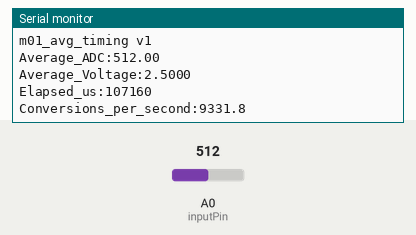
Recording of a sketch running on a simulated Arduino Uno, built with avr-gcc and run on an emulated ATmega328P. Shown: the last lines printed to the serial monitor. The inputs (shaded band) are chosen by the test bench; at power-on: A0 (inputPin) = 512.

Above: at 1.2 s.
1.3 s: A0 (inputPin) set to 716
At 2.2 s:
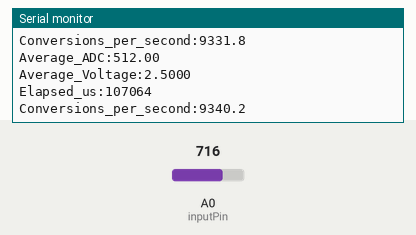
2.8 s: A0 (inputPin) set to 900
At 4.3 s:
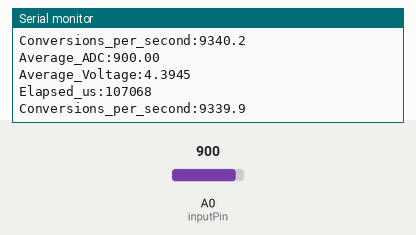
Timing chart, 0 to 5.8 s (numbered marks = the images above; inputs shaded):
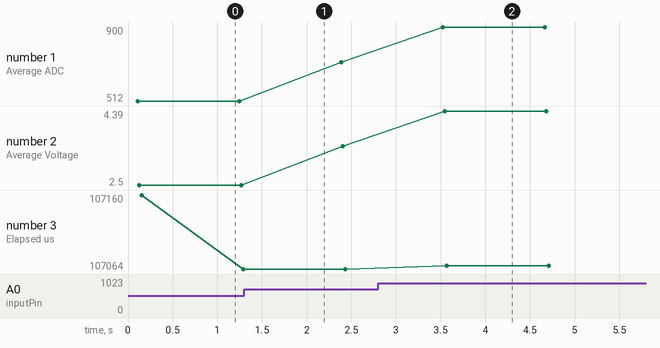

The sketch:

m01_avg_timing.ino
```cpp
/*
  m01_avg_timing.ino
  Module 1 -- Part 3D
  Time 1000 analogRead() conversions with micros() and report the conversion rate.

  Team:      TEC 8
  Board:     Arduino Uno, USB powered.  TEC POWER SUPPLY OFF for all of Module 1.
  Wiring:    100 kOhm pot: outer terminals to 5V and GND, wiper to A0.
  Baud:      9600
  Output:    Elapsed_us:<n> and Conversions_per_second:<n>, once per second.
  Produces:  data/module_01/m01_timing_YYYYMMDD.txt

  Was:       S2/tryagain3D.ino
  Version:   v1 (2026-09-09) -- restructured from the flat S2/ folder; logic unchanged
             except where marked "repo cleanup".
*/

const char* VERSION = "m01_avg_timing v1";

/*
  Part 3D: Measure the time cost of 1000 analogRead() conversions.
*/

const int inputPin = A0;
const int averageCount = 1000;
const float referenceVoltage = 5.00;

void setup() {
  Serial.begin(9600);
  Serial.println(VERSION);   // repo cleanup: proves which build is on the board
}

void loop() {
  long total = 0;

  // Start immediately before the acquisition loop and stop immediately after it.
  unsigned long startTime = micros();
  for (int reading = 0; reading < averageCount; reading++) {
    total += analogRead(inputPin);
  }
  unsigned long elapsedMicroseconds = micros() - startTime;

  float averageAdc = total / (float)averageCount;
  // repo cleanup: divisor was /1023.0; standardised on 1024 to match the other sketches
  float averageVoltage = referenceVoltage * averageAdc / 1024.0;
  float elapsedSeconds = elapsedMicroseconds / 1000000.0;
  float conversionsPerSecond = averageCount / elapsedSeconds;

  Serial.print("Average_ADC:");
  Serial.println(averageAdc, 2);
  Serial.print("Average_Voltage:");
  Serial.println(averageVoltage, 4);
  Serial.print("Elapsed_us:");
  Serial.println(elapsedMicroseconds);
  Serial.print("Conversions_per_second:");
  Serial.println(conversionsPerSecond, 1);
  Serial.println();

  delay(1000);
}
```

Measured:
- after the input at 2.8 s, the serial monitor: prints a new line after 0.73 s (image 2)
- plotted number 1: 512 → 716 after the input at 1.3 s, 716 → 900 after the input at 2.8 s
- plotted number 2: 2.5 → 3.5 after the input at 1.3 s, 3.5 → 4.39 after the input at 2.8 s
